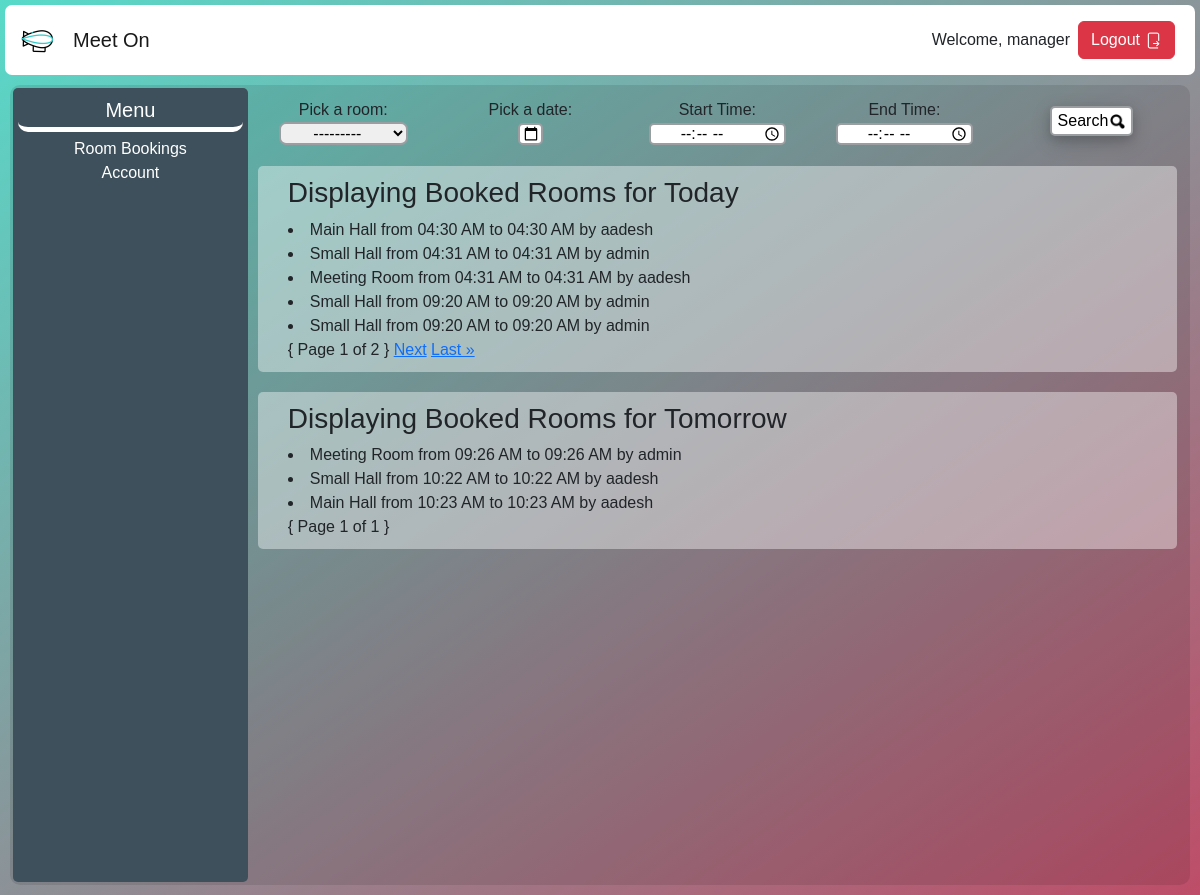
The page /Dashboard (signed in) on the database its author committed.
### app/models.py (models this page shows, shortened)
class Room_Name(models.Model):
    room_Name = models.CharField(max_length=122)
    def __str__(self):
        return self.room_Name

class Room(models.Model):
    room_Name = models.ForeignKey(Room_Name, on_delete=models.CASCADE)
    room_book_date = models.DateField()
    meeting_start_time = models.TimeField()
    meeting_end_time = models.TimeField()
    room_booked_by_user = models.ForeignKey(User, on_delete=models.CASCADE)
    grant_meeting = models.BooleanField(default = False)

### app/views.py (the view)
# urls.py: path('Dashboard', views.Dashboard, name='dashboard'),
def Dashboard(request):
    admin = False
    room = RoomForm()
    today = datetime.today()
    tomorrow = datetime.today() + timedelta(days=1)
    user = request.user
    bookedrooms = (Room.objects.all().filter(room_book_date = today) & Room.objects.filter(grant_meeting=True))
    bookedroomsTomorrow = (Room.objects.all().filter(room_book_date = tomorrow) & Room.objects.filter(grant_meeting=True))
    bookedroomsAfterTomorrow = (Room.objects.all().exclude(room_book_date = today) & Room.objects.all().exclude(room_book_date = tomorrow) & Room.objects.filter(grant_meeting=True))
    todayBookedRoomsPaginator = Paginator(bookedrooms, 5)
    tomorrowBookedRoomsPaginator = Paginator(bookedroomsTomorrow, 5)
    afterTomorrowBookedRoomsPaginator = Paginator(bookedroomsAfterTomorrow, 5)
    page = request.GET.get('page')
    pageTomorrow = request.GET.get('pageTomorrow')
    todayRoomPage = todayBookedRoomsPaginator.get_page(page)
    tomorrowRoomPage = tomorrowBookedRoomsPaginator.get_page(pageTomorrow)
    afterTomorrowRoom = afterTomorrowBookedRoomsPaginator.get_page(page)
    if User.objects.filter(username=user) & User.objects.filter(is_staff=True):
        admin = True
        contex = {
        'todayRoomPage':todayRoomPage,
        'tomorrowRoomPage':tomorrowRoomPage,
        'admin':admin,
        'room':room,
        'user':user
                }
        return render(request, 'dashboard.html', contex)
    if request.user.is_anonymous:
        return redirect('index')
    context = {'todayRoomPage':todayRoomPage,'tomorrowRoomPage':tomorrowRoomPage,'room':room, 'bookedrooms':bookedrooms, 'user':user,'bookedroomsTomorrow':bookedroomsTomorrow, 'admin':admin}
    return render(request, 'dashboard.html', context)

### app/forms.py
class RoomForm(ModelForm):
    class Meta:
        model = Room
        fields = ['room_Name','meeting_start_time','room_book_date','meeting_end_time']

### templates/dashboard.html (shortened to what this page needs)
{% extends 'navbar.html' %}
{% block body %}
{% load static %}
<div class="dashContainer">
<div class="dashMenu">
  <h5 class='menuHeader'>Menu</h5>
  <div class="menuList">
    {% if admin %}
    <a class="nav-link active" aria-current="page" href="Room" style='color:white;'>
      Room Bookings
    </a>
    {% else %}
    <a class="nav-link active" aria-current="page" href="Room" style='color:white;'>
      Your Booked Rooms
    </a>
    {% endif %}
    <a class="nav-link active" aria-current="page" href="Account" style='color:white;'>
      Account
    </a>
  </div>
</div>
<div class="dashBody">
  <form action="Status" method="POST" class='SearchForm'>
    <div class="d-inline">
      <div class="row g-3">
        <div class="col">
          Pick a room:
      <label for="roomName" name='roomName'>{{ room.room_Name }}</label>
        </div>
        <div class="col">
          <label for="datePicker">Pick a date:</label><br>
          <input type="date" id="datePicker" name="datePicker" required>
        </div>
        <div class="col">
          <label for="appt">Start Time:</label>
      <input type="time" id="startTime" name="startTime" required>
        </div>
        <div class="col">
          <label for="appt">End Time:</label>
      <input type="time" id="endTime" name="endTime" required>
        </div>
        <div class="col mt-4">
          <button type='Submit' id='SearchBtn'>Search<img src="{%static 'searchbtn.png'%}" alt="search" width="15" height="15" style="margin-left:2px;"></button>
        </div>
      </div>
  </form>
</div>
<div class="dashRoomDisp">
  {% if availability %}
    <form action="Bookroom" method="POST">
      {% csrf_token %}
      <div class="row">
        <div class="col">
          <h2>{{ roomName }} is Available<h2>
        </div>
      </div>
      <div class="row">
        <div class="col">{{roomName}} on
          {{Date}} at
          {{bookStartTime|date:"h:i A"}} to {{bookEndTime|date:"h:i A"}} is Available
          <input type="hidden" name="roomName" value="{{roomName}}">
          <input type="hidden" name="Date" value="{{Date}}">
          <input type="hidden" id='bookStartTime' name="bookStartTime" value="{{bookStartTime|date:"h:i A"}}">
          <input type="hidden" id='bookEndTime' name="bookEndTime" value="{{bookEndTime|date:"h:i A"}}">
          <input type="hidden" name="user" value="{{user}}">
          <button type="Submit"> Book Now </button>
        </form>
          <a href="/"><button type="button">Cancel
          </button></a>
        </div>
      </div>
    {% else %}
    {% if todayRoomPage %}
    <h3>Displaying Booked Rooms for Today</h3>
    {% for i in todayRoomPage %}
    <li>{{ i.room_Name }} from {{i.meeting_start_time|date:"h:i A"}} to {{i.meeting_end_time|date:"h:i A"}} by {{i.room_booked_by_user}}</li>
    {% endfor %}
    { Page {{todayRoomPage.number}} of {{todayRoomPage.paginator.num_pages}} }
    {% if todayRoomPage.has_next %}
    <a href="?page={{todayRoomPage.next_page_number}}">Next</a>
    <a href="?page={{todayRoomPage.paginator.num_pages}}">Last &raquo</a>
    {% endif %}
    {% else %}
    <h3>No Room Bookings For Today</h3>
    {% endif %}
    </div>
    <div class="dashRoomDisp">
    {% if tomorrowRoomPage %}
    <h3>Displaying Booked Rooms for Tomorrow</h3>
    {% for i in tomorrowRoomPage %}
    <li>{{ i.room_Name }} from {{i.meeting_start_time|date:"h:i A"}} to {{i.meeting_end_time|date:"h:i A"}} by {{i.room_booked_by_user}}</li>
    {% endfor %}
    { Page {{tomorrowRoomPage.number}} of {{tomorrowRoomPage.paginator.num_pages}} }
    </div>
    {% else %}
    <h3>No Room Bookings For Tomorrow</h3>
    {% endif %}
  {% endif %}
</div>
{% endblock body %}

### templates/navbar.html (shortened to what this page needs)
{% load static %}
<!DOCTYPE html>
<html lang="en">
<head>
  <link rel="stylesheet" href="{% static 'bootstrap.css' %}" />
  <link rel="stylesheet" href="{% static 'toastr.css' %}" />
  <link rel="stylesheet" href="{% static 'css.css' %}" />
</head>
<body>
  <div class="navBar">
    <nav class="navbar navbar-expand-lg navbar-light bg-dark" style="background-color: white !important">
      <div class="container-fluid">
        <a class="navbar-brand" href="/" style="pointer-events: none; cursor: default;">
          <img src="{% static 'logo.gif' %}" alt="" width="40" height="40"/>
        </a>
        <a class="navbar-brand" href="/">Meet On</a>
        <div class="collapse navbar-collapse" id="navbarNavAltMarkup">
        {% if user.is_authenticated %}
        <span>
          Welcome, {{request.user.username}}
        </span>
        <a href="Signout">
        <button class="btn btn-danger m-2">Logout<img src="{%static 'logout.png'%}" alt="search" width="17" height="17" style="margin-left:5px;"></button></a>
        {% endif %}
        </div>
        </div>
      </div>
{% block body %}
{% endblock body %}
</body>
</html>

### static/css.css (style rules this page uses)
body { font-family: 'Trebuchet MS', 'Lucida Sans Unicode', 'Lucida Grande', 'Lucida Sans', Arial, sans-serif; background-image: linear-gradient(145deg, #57dac9 , #be4d68) !important; }
select { border-radius: 7px; text-align: center; border: 2px solid #9b9ea0; }
.SearchForm { text-align: center; }
input { border-radius: 5px; width: 80%; height: 40px; border: 2px solid #9b9ea0; }
form { display: inline; }
label { text-align: center; font-size: medium; }
.navbar,.navBar { border-radius: 7px !important; }
.navBar { margin:5px; }
#datePicker { text-align: center; width:25px; height:22px; }
#endTime, #startTime { text-align: center; height:22px; }
.dashContainer { border-radius: 10px; display: grid; grid-template-columns: 20% 80%; background-color:rgba(0, 0, 0, 0.1); margin: 10px; padding: 3px; height: 100vh; overflow: hidden; }
.menuHeader { cursor:default; border-radius: 10px; padding: 5px; margin: 5px; border-bottom: 5px solid rgb(255, 255, 255); }
.dashMenu { border-radius: 5px; color: white; background-color: #3E505B; text-align: center; }
.dashBody { text-align: left; padding: 10px; background-color: rgba(0, 0, 0, 0); }
.dashRoomDisp { border-radius: 5px; text-align: left; padding: 10px 30px; margin-top: 20px; background-color: rgba(255, 255, 255, 0.4); opacity: 1; }
#SearchBtn { vertical-align: middle; border: 2px solid #9b9ea0; border-radius: 5px; background-color: #fff; color: black; box-shadow: 0 4px 8px 0 rgba(0, 0, 0, 0.1), 0 6px 20px 0 rgba(0, 0, 0, 0.19); }

### rows shown on the page
Room_Name: room_Name "---------"
Room: room_Name "Main Hall", meeting_start_time "04:30 AM", meeting_end_time "04:30 AM", room_booked_by_user "aadesh"
Room: room_Name "Small Hall", meeting_start_time "04:31 AM", meeting_end_time "04:31 AM", room_booked_by_user "admin"
Room: room_Name "Meeting Room", meeting_start_time "04:31 AM", meeting_end_time "04:31 AM", room_booked_by_user "aadesh"
Room: room_Name "Small Hall", meeting_start_time "09:20 AM", meeting_end_time "09:20 AM", room_booked_by_user "admin"
Room: room_Name "Small Hall", meeting_start_time "09:20 AM", meeting_end_time "09:20 AM", room_booked_by_user "admin"
Room: room_Name "Meeting Room", meeting_start_time "09:26 AM", meeting_end_time "09:26 AM", room_booked_by_user "admin"
Room: room_Name "Small Hall", meeting_start_time "10:22 AM", meeting_end_time "10:22 AM", room_booked_by_user "aadesh"
Room: room_Name "Main Hall", meeting_start_time "10:23 AM", meeting_end_time "10:23 AM", room_booked_by_user "aadesh"

### other values the page prints
{{ request.user.username }} "manager"
{{ todayRoomPage.number }} "1"
{{ todayRoomPage.paginator.num_pages }} "2"
{{ tomorrowRoomPage.number }} "1"
{{ tomorrowRoomPage.paginator.num_pages }} "1"
